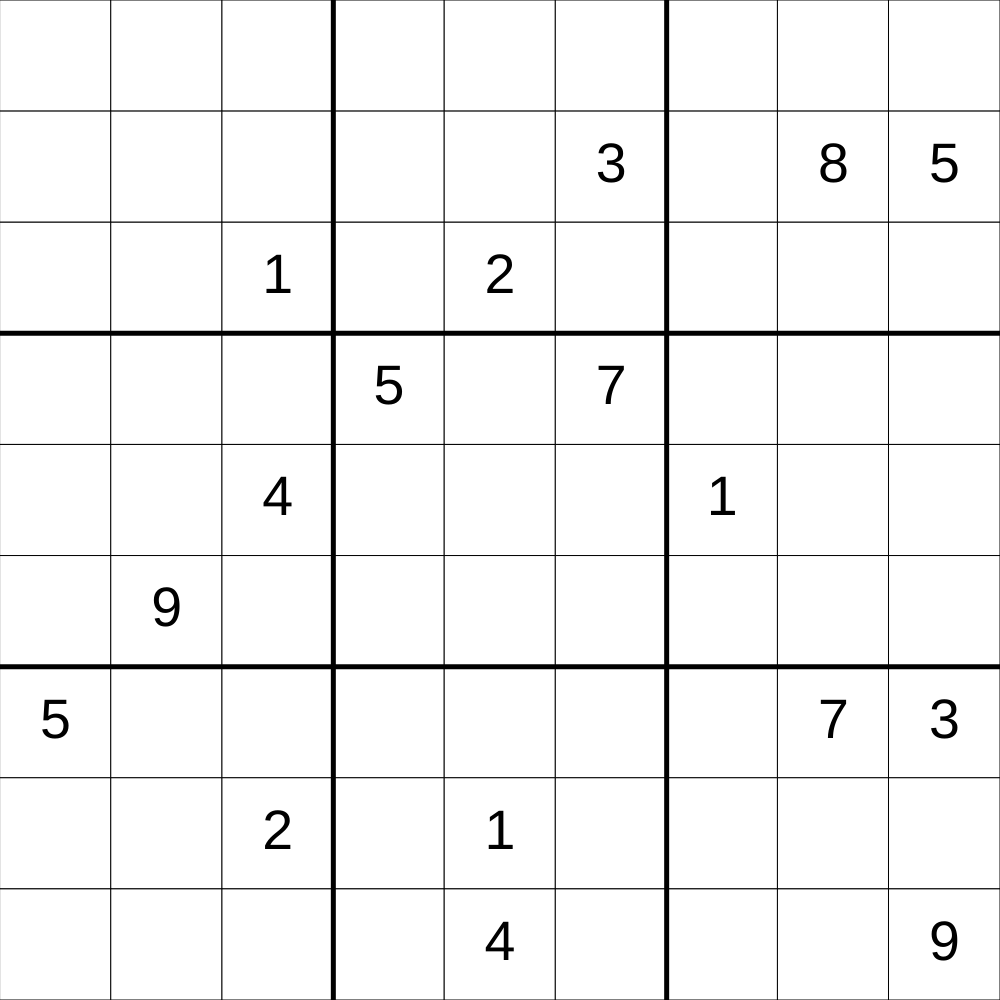
Frame 1 (no input)
Frame 60 (no input): identical to frame 1, image omitted
Frame 120 (the mouse pressed at the canvas centre since frame 60): identical to frame 1, image omitted

The p5.js sketch that drew this single still picture (run headless with seeded random() and noise() and a simulated clock; from frame 60 on, the mouse is pressed at the canvas centre):

// p5.js sketch
// ── sketch.js
// 2d array demo drawing grid
// Maria
// 20/03/2023
//
// Extra for Experts:
// - describe what you did to take this project "above and beyond"

let grid = [[0, 0, 0, 0, 0, 0, 0, 0, 0],
  [0, 0, 0, 0, 0, 3, 0, 8, 5],
  [0, 0, 1, 0, 2, 0, 0, 0, 0],
  [0, 0, 0, 5, 0, 7, 0, 0, 0],
  [0, 0, 4, 0, 0, 0, 1, 0, 0],
  [0, 9, 0, 0, 0, 0, 0, 0, 0],
  [5, 0, 0, 0, 0, 0, 0, 7, 3],
  [0, 0, 2, 0, 1, 0, 0, 0, 0],
  [0, 0, 0, 0, 4, 0, 0, 0, 9]];



const ROWS = 9;
const COLS = 9;
let cellSize;

function setup() {
  if (windowWidth < windowHeight) {
    createCanvas(windowWidth, windowWidth);
  }
  else {
    createCanvas(windowHeight, windowHeight);
  }

  cellSize = width/ROWS;
}

function draw() {
  background(220);
  displayGrid();
  drawBoxes();
}

function drawBoxes() {
  strokeWeight(5);
  line(3*cellSize, 0, 3*cellSize, height);
  line(6*cellSize, 0, 6*cellSize, height);
  line(0, 3*cellSize, width, 3*cellSize);
  line(0, 6*cellSize, width, 6*cellSize);
}

function displayGrid() {
  strokeWeight(1);
  for (let y = 0; y < ROWS; y++) {
    for (let x = 0; x < COLS; x++) {
      fill(255);
      rect(x * cellSize, y * cellSize, cellSize, cellSize);
      if (grid[y][x] > 0) {
        fill(0);
        textAlign(CENTER, CENTER);
        textSize(cellSize/2);
        text(grid[y][x], x*cellSize + cellSize/2, y*cellSize + cellSize/2);
      }
      
    }
  }
}
